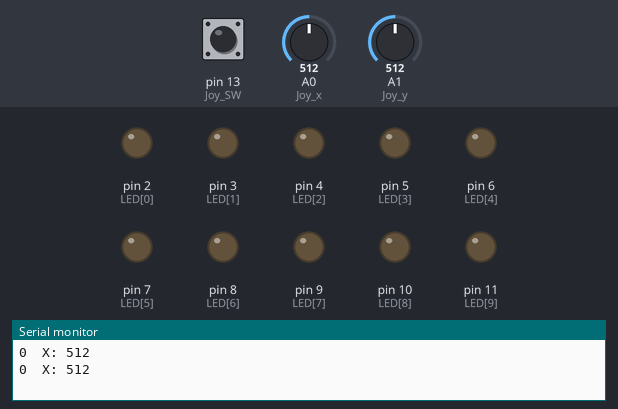
A sketch run on a simulated Arduino Uno, built with avr-gcc and run on an emulated ATmega328P. Shown: output pins drawn as LEDs (lit = HIGH), the last lines printed to the serial monitor. The inputs (shaded band) are chosen by the test bench; at power-on: A0 (Joy_x) = 512, pin 13 (Joy_SW) LOW, A1 (Joy_y) = 512.

Above: at 1.8 s.
1.9 s: A0 (Joy_x) set to 783
3.4 s: A0 (Joy_x) set to 808
At 7.4 s:
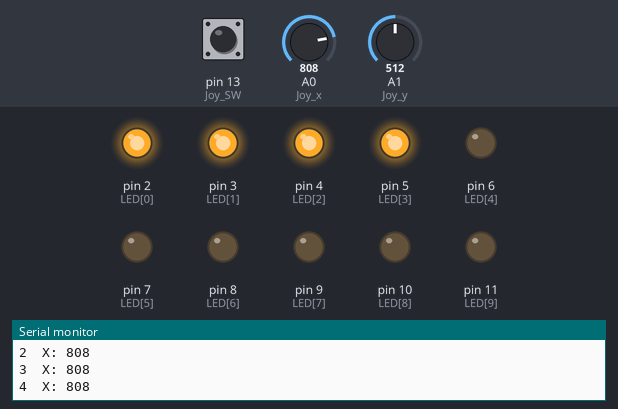
7.5 s: A0 (Joy_x) set to 790
At 8.3 s:
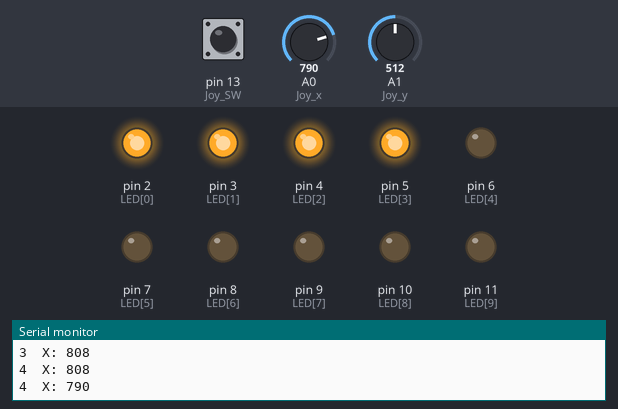
9.0 s: A0 (Joy_x) set to 810
At 9.4 s:
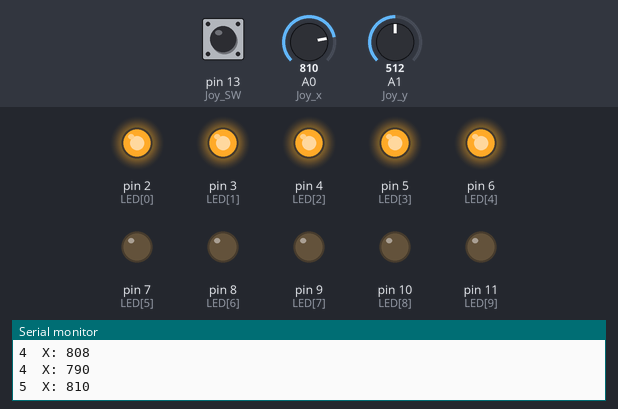
13.1 s: A0 (Joy_x) set to 716
At 13.1 s:
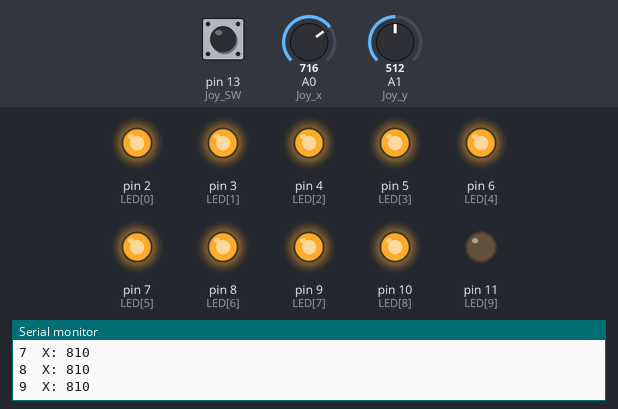
14.6 s: A0 (Joy_x) set to 900
At 15.3 s:
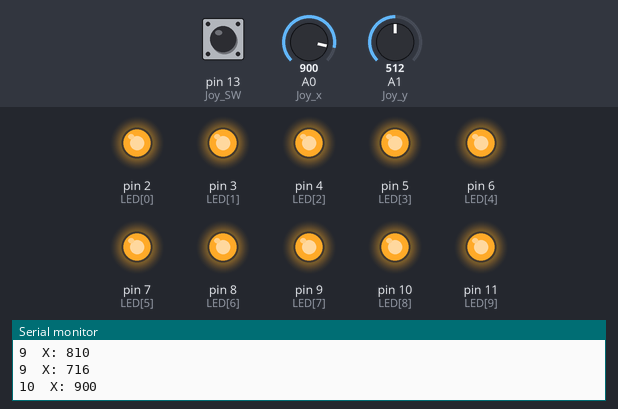
Timing chart, 0 to 17.5 s (numbered marks = the images above; inputs shaded):
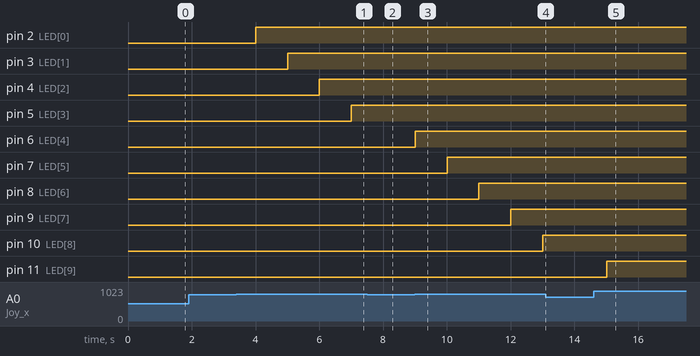

The sketch:

ex02.ino
```cpp
int LED[10] = {2,3,4,5,6,7,8,9,10,11};
int value = 0;

int Joy_x = A0;    // 조이스틱 X
int Joy_y = A1;    // 조이스틱 Y
int Joy_SW = 13;   // 조이스틱 스위치 버튼

void setup() {
  for (int i =0; i < 10; i++) {
    pinMode(LED[i], OUTPUT);
  }

  pinMode(Joy_SW,INPUT);         // joy_SW를 입력모드로 설정
  Serial.begin(9600);          // 시리얼 통신을, 9600bps속도로 설정

}

void loop() {
  int x = analogRead(Joy_x);      // 조이스틱 X축의 아날로그 신호를 변수 x에 저장
  int y = analogRead(Joy_y);      // 조이스틱 Y축의 아날로그 신호를 변수 y에 저장
  int sw = digitalRead(Joy_SW);      // 조이스틱 SW의 디지털 신호를 변수 sw에 저장

  if (x > 800) {
    value++;

    if (value > 10) // value가 10 초과가 될 경우 10으로 조정
      value = 10;
  }
  if (x < 100) {
        value--;

    if (value < 0) // value가 0 미만이 될 경우 0으로 조정
      value = 0;
  }

  Serial.print(value); // value 값을 시리얼 모니터에 출력
  Serial.print("\tX: ");
  Serial.println(x);

  for (int i =0; i < value; i++) {
    digitalWrite(LED[i], HIGH);
  }

  for (int i =value; i < 10; i++) {
    digitalWrite(LED[i], LOW);
  }

  delay(1000);
}
```

Measured:
- the behaviour switches between 800 and 801 on A0 (Joy_x) (found by bisection; images 0 and 1)
- after the input at 3.4 s, pin 2 (LED[0]): LOW → HIGH after 0.60 s; pin 3 (LED[1]): LOW → HIGH after 1.6 s; pin 4 (LED[2]): LOW → HIGH after 2.6 s; pin 5 (LED[3]): LOW → HIGH after 3.6 s
- after the input at 7.5 s, pin 6 (LED[4]): stays LOW (without the input it goes to HIGH after 0.51 s)
- after the input at 9.0 s, pin 6 (LED[4]): LOW → HIGH at once; pin 7 (LED[5]): LOW → HIGH after 1.0 s; pin 8 (LED[6]): LOW → HIGH after 2.0 s; pin 9 (LED[7]): LOW → HIGH after 3.0 s; pin 10 (LED[8]): LOW → HIGH after 4.0 s
- after the input at 13.1 s, pin 11 (LED[9]): stays LOW (without the input it goes to HIGH after 0.91 s)
- after the input at 14.6 s, pin 11 (LED[9]): LOW → HIGH after 0.41 s
